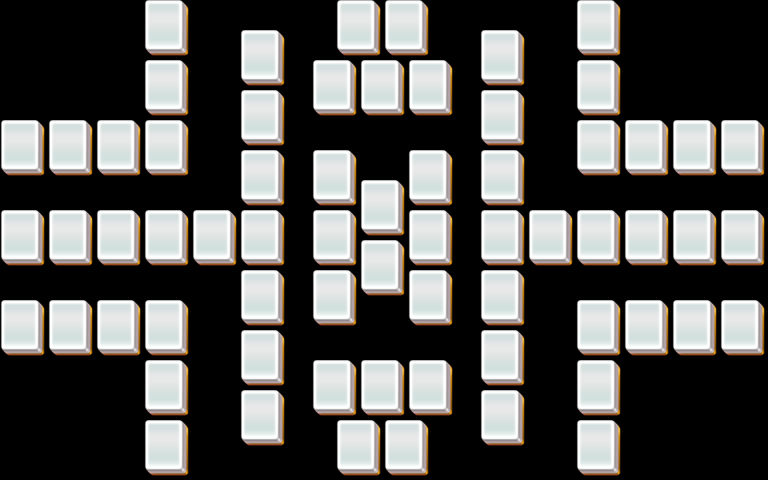

This is a level from a 2D game, rendered from its Tiled map with the project's own tilesets. A one-line summary and the map file follow, with tile-layer data summarised:
An orthogonal 32x16 tile map with 24x30 px tiles, 5 tile layers (layer1, layer2, layer3, layer4, ...).

<map version="1.0" orientation="orthogonal" width="32" height="16" tilewidth="24" tileheight="30">
 <properties>
  <property name="species" value="20" />
 </properties>
 <tileset firstgid="1" name="mahjong" tilewidth="48" tileheight="60">
  <image source="mahjong.png" width="48" height="60" />
 </tileset>
 <layer name="layer1" width="32" height="16">
  <data>[512 cells, 66 non-empty, 1 distinct tile ids]</data>
 </layer>
 <layer name="layer2" width="32" height="16">
  <data>[512 cells, 66 non-empty, 1 distinct tile ids]</data>
 </layer>
 <layer name="layer3" width="32" height="16">
  <data>[512 cells, 0 non-empty, 0 distinct tile ids]</data>
 </layer>
 <layer name="layer4" width="32" height="16">
  <data>[512 cells, 0 non-empty, 0 distinct tile ids]</data>
 </layer>
 <layer name="layer5" width="32" height="16">
  <data>[512 cells, 0 non-empty, 0 distinct tile ids]</data>
 </layer>
</map>
